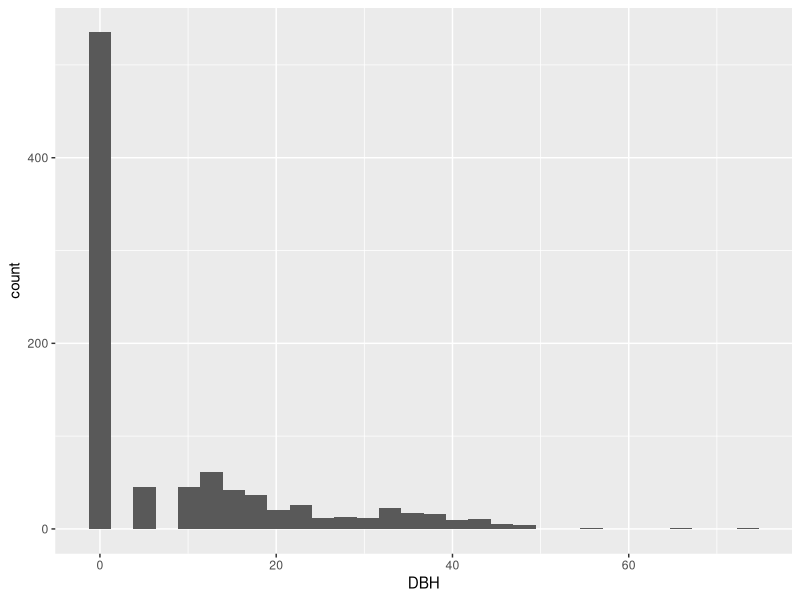
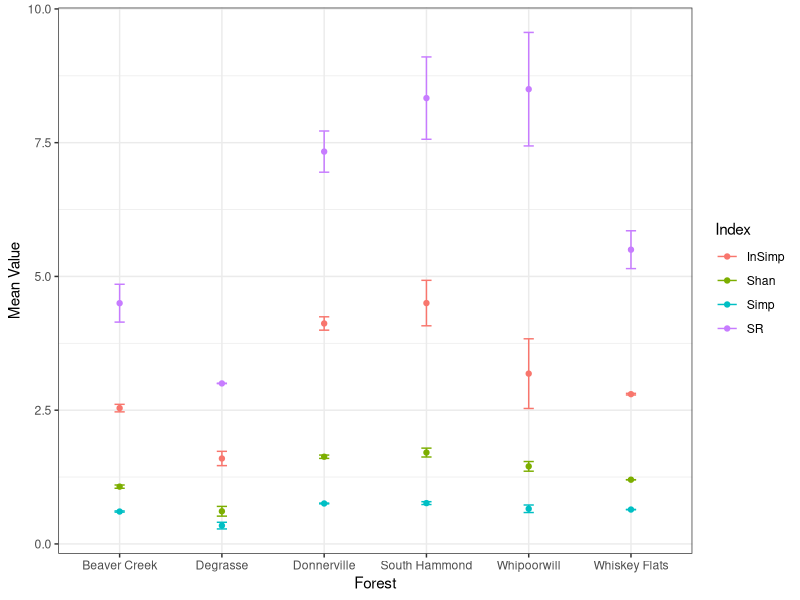

These figures' R source, in order:
## ---- chunk 1
rm(list = ls())
library(dplyr)
library(tidyr)
library(ggplot2)
## ---- chunk 2
DF<-read.csv("Data/forests.csv")
## ---- chunk 3
ggplot(DF, aes(DBH))+
   geom_histogram()
## ---- chunk 4
big<-filter(DF, DBH >= 60)
big
## ---- chunk 5
species<-levels(DF$Species)
species
## ---- chunk 6
SRbySite<-DF %>% group_by(Forest) %>% summarise(
   SR = n_distinct(Species)
)
## ---- chunk 7
SRbyPlot<-DF %>% group_by(Forest, PlotID) %>% summarise(
SR = n_distinct(Species)
)
## ---- chunk 8
MeanSR<-SRbyPlot %>% group_by(Forest) %>% summarize(
  MeanSR = mean(SR, na.rm = T),
  SDSR =sd(SR, na.rm = T),
  semSR = (sd(SR)/length(SR)),
  N = length(SR)
)
## ---- chunk 9
library(vegan)
## ---- chunk 10
Diversity<-DF %>% group_by(Forest, PlotID, Species) %>% summarize(
count = length(Tree)
)
## ---- chunk 11
Div1<-spread(Diversity, Species, count)
## ---- chunk 12
Div2<-Div1[,-(1:2)]
## ---- chunk 13
Div2[is.na(Div2)]<-0
## ---- chunk 14
Shannon<-diversity(Div2, index = "shannon")
Simpson<-diversity(Div2, index = "simpson")
InvSimp<-diversity(Div2, index = "invsimpson")
## ---- chunk 15
SRbyPlot$Shannon<-Shannon
SRbyPlot$Simpson<-Simpson
SRbyPlot$Inv_Simpson<-InvSimp
## ---- chunk 16
MeanDiv<-SRbyPlot %>% group_by(Forest) %>% summarize(
  N = length(SR),
  MeanSR = mean(SR, na.rm = T),
  SDSR =sd(SR, na.rm = T),
  semSR = (sd(SR)/length(SR)),
  MeanShan=mean(Shannon, na.rm = T),
  SD_Shan=sd(Shannon, na.rm = T),
  semShan = (sd(Shannon)/length(SR)),
  MeanSimp = mean(Simpson, na.rm = T),
  SD_Simp=sd(Simpson, na.rm = T),
  semSimp = (sd(Simpson)/length(SR)),
  MeanInSimp = mean(Inv_Simpson, na.rm = T),
  SD_InSimp=sd(Inv_Simpson, na.rm = T),
  semInSimp = (sd(Inv_Simpson)/length(SR)),
  
)
## ---- chunk 17
#first rename some columns to make a pattern easier to determine

names(MeanDiv)
newNames<-c("Forest", "N", "SR_mean", "SR_sd", "SR_sem", "Shan_mean", "Shan_sd", "Shan_sem", "Simp_mean", "Simp_sd", "Simp_sem", "InSimp_mean", "InSimp_sd", "InSimp_sem")
names(MeanDiv)<-newNames
#now pivot longer
DataToPlot<-MeanDiv %>% pivot_longer(
  cols = SR_mean:InSimp_sem,
  names_to = c("Index", "statistic"),
  names_sep = "_",
  values_to = "Value"
)
#now spread again
DataToPlot<-DataToPlot %>% pivot_wider(names_from = statistic, values_from = Value)
## ---- chunk 18
ggplot(DataToPlot, aes(Forest, mean, color = Index, group = Index))+
  geom_point()+
  geom_errorbar(aes(ymin = mean - sem, ymax = mean+sem), width = 0.1)+
  ylab("Mean Value")+
  theme_bw()
  
